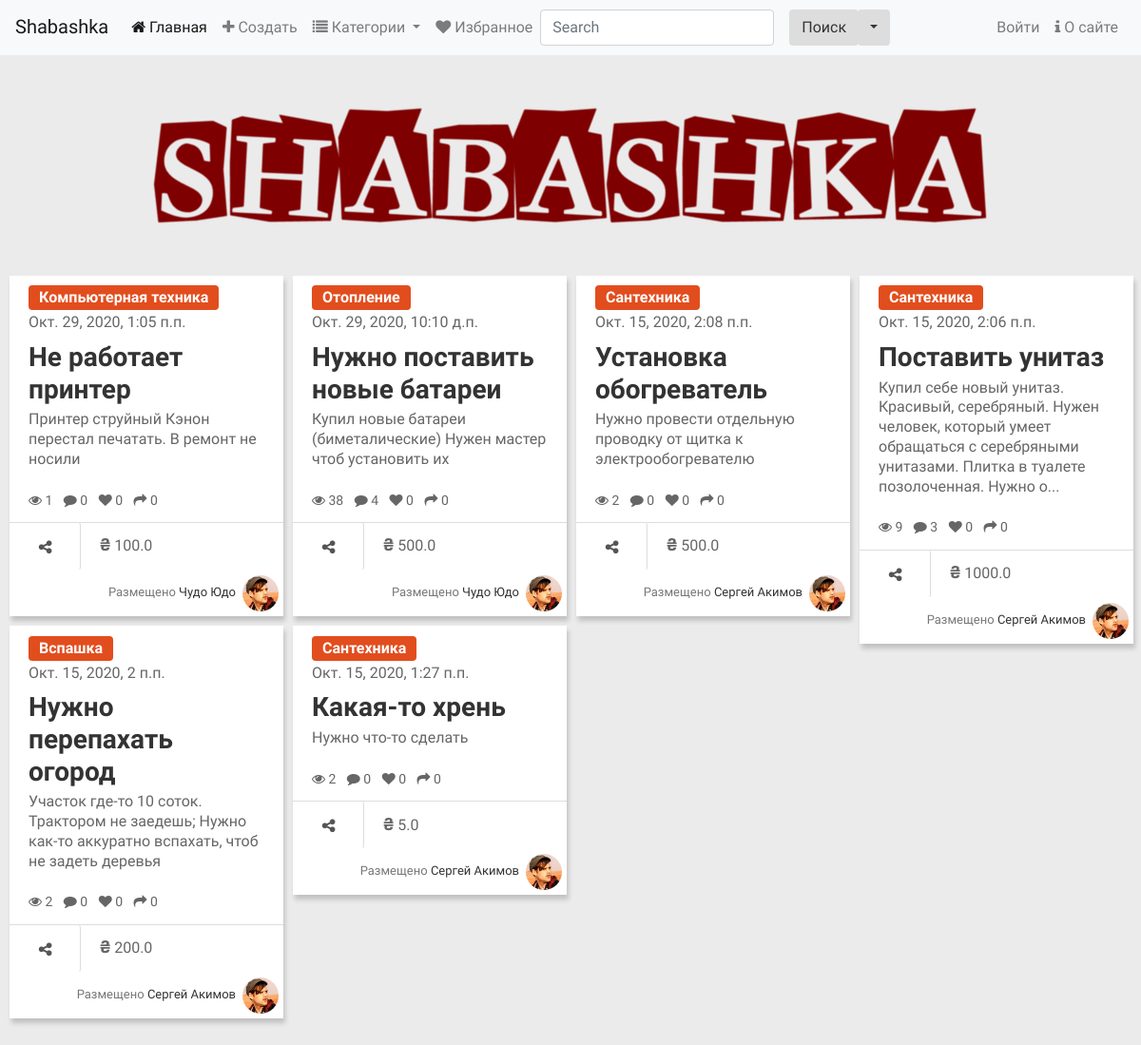
The app's page /, older data.
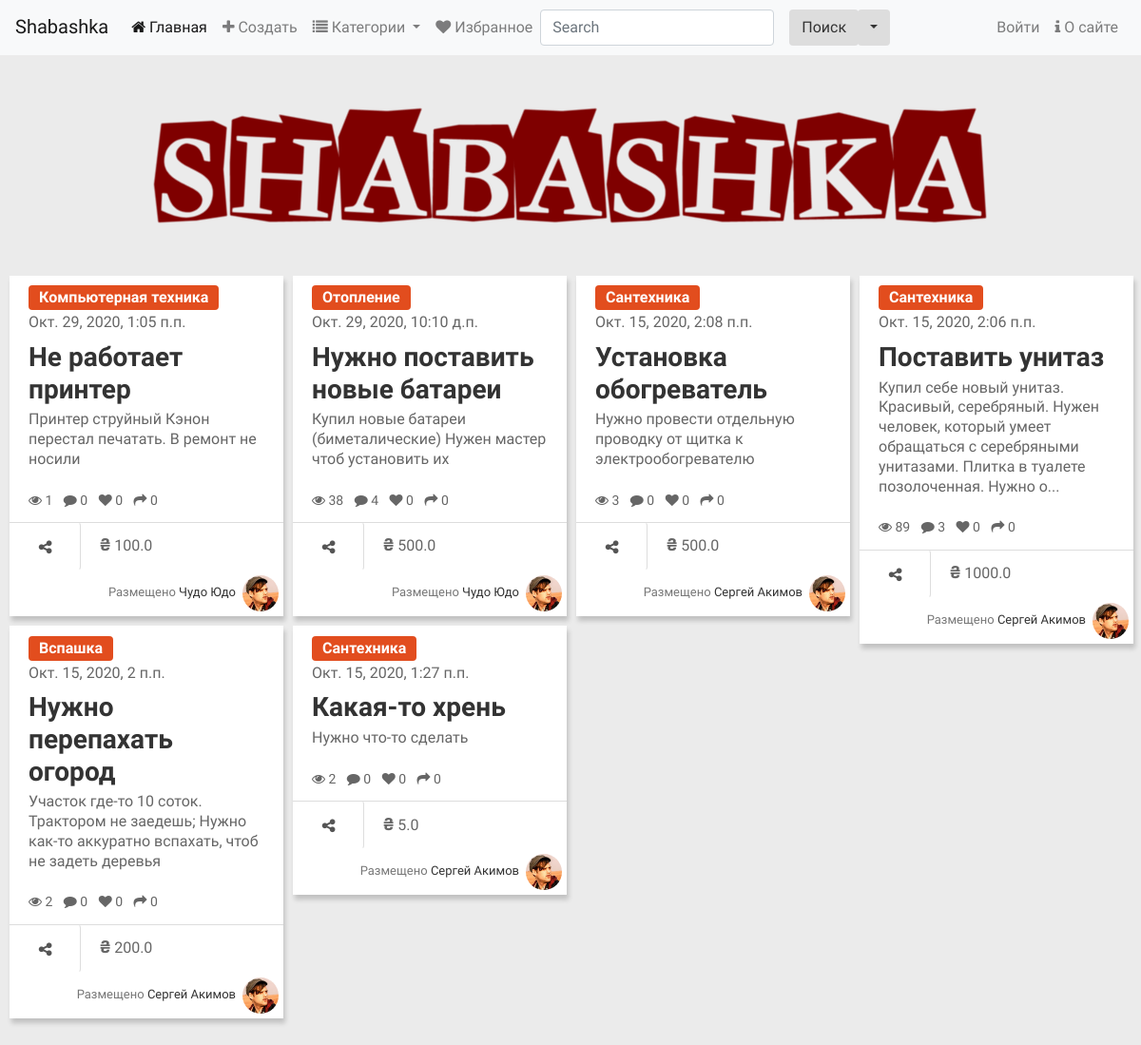
The same page, newer data.
### main/models.py (models this page shows, shortened)
class Offer(models.Model):
    STATUS = [
        ('n', 'Новое'),
        ('a', 'Принято'),
        ('d', 'Выполнено')
    ]
    category = models.ForeignKey(SubCategory, on_delete=models.PROTECT, verbose_name="Категория")
    title = models.CharField(max_length=40, verbose_name="Предложение")
    content = models.TextField(verbose_name="Описание")
    price = models.FloatField(default=0, verbose_name="Цена")
    image = models.ImageField(blank=True, upload_to=get_timestamp_path, verbose_name="Фото")
    author = models.ForeignKey(ShaUser, on_delete=models.CASCADE, verbose_name="Автор")
    is_active = models.BooleanField(default=True, db_index=True, verbose_name="Активное")
    created = models.DateTimeField(auto_now_add=True, db_index=True, verbose_name="Опубликовано" )
    reviews = models.IntegerField(default=0, verbose_name="Просмотров")
    shared = models.IntegerField(default=0, verbose_name="Поделились")
    status = models.CharField(max_length=1, default='n', null=True, blank=True, db_index=True, choices=STATUS, verbose_name="Статус")
    class Meta:
        verbose_name = "Предложение"
        verbose_name_plural = "Предложения"
        ordering = ["-created"]

class Category(models.Model):
    name = models.CharField(max_length=20, unique=True, db_index=True, verbose_name="Название")
    order = models.SmallIntegerField(default=0, db_index=True, verbose_name="Порядок")
    super_category = models.ForeignKey('SuperCategory', on_delete=models.PROTECT, null=True, blank=True,
                                        verbose_name="Надкатегория")

class ShaUser(AbstractUser):
    is_activated = models.BooleanField(default=True, db_index=True, verbose_name="Активирован")
    send_message = models.BooleanField(default=True, db_index=True, verbose_name="Отправлять оповещения?")
    location = models.ForeignKey(LocationSettelment, on_delete=models.SET_NULL, null=True, blank=True, verbose_name="Населенный пункт" )
    class Meta(AbstractUser.Meta):
        pass

### main/views.py (the view)
# urls.py: path('', views.index, name="index"),
def index(request):
    offers = Offer.objects.all()
    paginator = Paginator(offers, 30)
    if 'page' in request.GET:
        page_num = request.GET['page']
    else:
        page_num = 1
    page = paginator.get_page(page_num)
    context = {"offers": offers, "page": page}
    return render(request, "main/index.html", context)

### main/models.py (called while the page is built)
    def get_queryset(self):
        return super().get_queryset().filter(super_category__isnull=False)

### main/templatetags/custom_tags.py (called while the page is built)
@register.simple_tag()
def limit_text(content):
    if len(content) > 150:
        return content[:150] + '...'
    else:
        return content

### main/templates/main/index.html (shortened to what this page needs)
{% extends 'main/layout.html' %}
{% load static %}
{% load bootstrap4 %}
{% load custom_tags %}
{% block body %}
<header>
	<div class="logo">
	  <a href="index.html"><img src="{% static 'main/images/logo.png' %}"></a>
	</div>
  </header>
	<div id="page-content" class="index-page">
		<div id="container">
			{% for offer in offers %}
			<div class="item">
				<div class="content-item">
					{% url 'main:detail' category_pk=offer.category.pk pk=offer.pk as url %}
					<a href="{% url 'main:by_category' pk=offer.category.pk %}" class="btn btn-small btn-{{offer.category.super_category.order}}">{{offer.category.name}}</a>
					<div class="time"> {{offer.created}}</div>
					<h3 class="title-item"><a href="{{url}}{{all}}">{{offer.title}}</a></h3>
					<p class="info">{% limit_text offer.content %}</p>
					<ul class="list-inline">
						<li class="list-inline-item"><i class="fa fa-eye"></i> {{ offer.reviews }} </li>
						<li class="list-inline-item"><i class="fa fa-comment"></i> {{offer.comment_set.count}}</li>
						<li class="list-inline-item"><i class="fa fa-heart"></i>  0</li>
						<li class="list-inline-item"><i class="fa fa-share"></i> {{offer.shared}}</li>
					</ul>
				</div>
				<div class="bottom-item">
					<a href="#" class="btn btn-share share"><i class="fa fa-share-alt"></i> </a>
					<span class="mx-3"><span class="uah">&#8372</span> {{offer.price}}</span>
					<span class="user f-right">Размещено
						<a href="{% url 'main:profile_by_id' pk=offer.author.pk %}">
							{% if offer.author.first_name and offer.author.last_name %}
							{{offer.author.first_name}} {{offer.author.last_name}}
							{% else %}
							{{offer.author}}
							{% endif %}
						</a><img src="{% static 'main/images/ava-1.jpg' %}" class="rounded-circle"></span>
				</div>
			</div>
	{% endfor %}
	</div>
	</div>
{% endblock %}

Row changes from the older to the newer data that the page shows:
changed Offer "Установка обогреватель": reviews "2" → "3"
changed Offer "Поставить унитаз": reviews "9" → "89"
